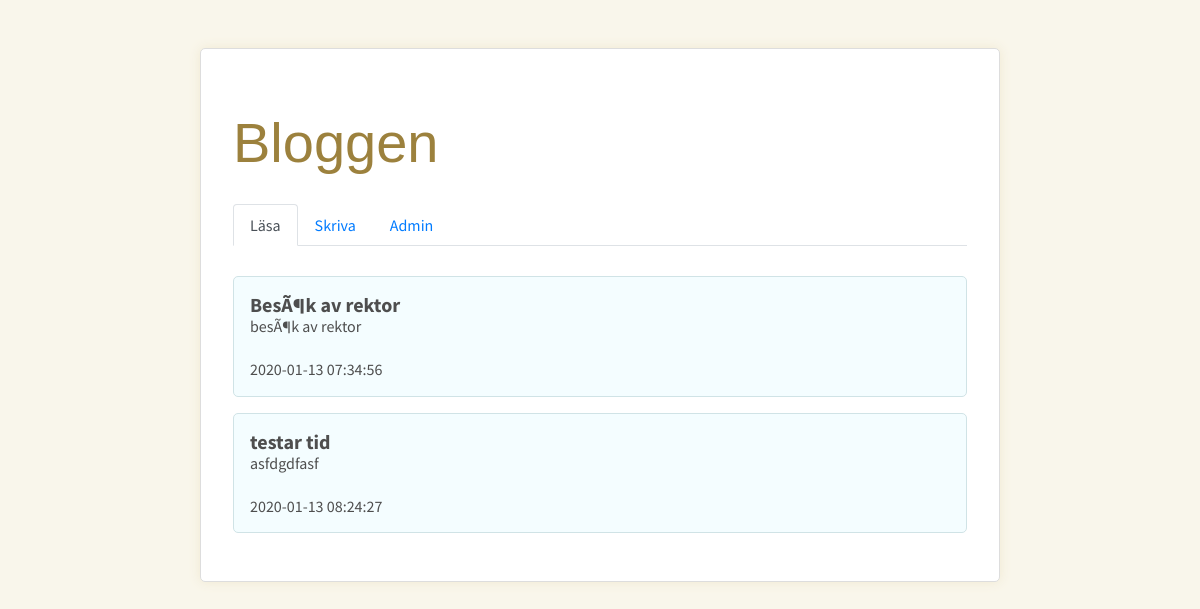
The app's page /labb-9/lasa.php with its own data.
### tables this page shows
CREATE TABLE `blogg` (
  `id` int(4) NOT NULL,
  `datum` timestamp NOT NULL DEFAULT CURRENT_TIMESTAMP,
  `rubrik` varchar(50) NOT NULL,
  `inlagg` text NOT NULL
);

### labb-9/lasa.php (the view, shortened to what this page needs)
<?php
include_once "./konfig-db.php";
?>
<!DOCTYPE html>
<html lang="sv">
<head>
    <link rel="stylesheet" href="https://stackpath.bootstrapcdn.com/bootstrap/4.3.1/css/bootstrap.min.css">
    <link rel="stylesheet" href="style.css">
</head>
<body>
    <div class="kontainer">
        <h1 class="display-4">Bloggen</h1>
        <nav>
            <ul class="nav nav-tabs">
                <li class="nav-item"><a class="nav-link active" href="./lasa.php">Läsa</a></li>
                <li class="nav-item"><a class="nav-link" href="./skriva.php">Skriva</a></li>
                <li class="nav-item"><a class="nav-link" href="./lista.php">Admin</a></li>
            </ul>
        </nav>
        <main>
            <div class="inlaggen">
                <?php
                $conn = new mysqli($host, $användare, $lösenord, $databas);
                $query = "SELECT * FROM blogg";
                $resultat = $conn->query($query);
                while ($rad = $resultat->fetch_assoc()) {
                    echo "<div class=\"inlagg\">";
                    echo "<h5>$rad[rubrik]</h5>";
                    echo "<h6>$rad[inlagg]</h6>" . "<br>";
                    echo "<h6>$rad[datum]</h6>";
                    echo "</div>";
                };
                ?>
            </div>
        </main>
    </div>
</body>
</html>

### labb-9/style.css (style rules this page uses)
html { box-sizing: border-box; }
*, *:before, *:after { box-sizing: inherit; }
body, h1, h2, h3, h4, h5, h6, p, ul { margin: 0; padding: 0; }
body { background: #F9F6EB; }
.kontainer { width: 800px; padding: 2em; margin: 3em auto; background: #fff; border-radius: 5px; font-family: 'Source Sans Pro', sans-serif; border: 1px solid #ddd; box-shadow: 0 0 12px #f0e9d1; color: #4e4e4e; }
h1, h2, h3 { color: #9c813d; }
h1, h2, h3, p { margin: 0.5em 0; }
h5 { font-weight: bold; }
h1 { font-family:'Gill Sans', 'Gill Sans MT', Calibri, 'Trebuchet MS', sans-serif; }
div.inlagg { background-color: #f4fdff; margin-bottom: 1em; border-radius: 5px; padding: 1em; border: 1px solid #d0e3e6; }
.inlaggen { background: #FFF; margin-top: 30px; }
a { padding-left: 10px; }

### records on screen
blogg: rubrik "BesÃ¶k av rektor", inlagg "besÃ¶k av rektor", datum "2020-01-13 07:34:56"
blogg: rubrik "testar tid", inlagg "asfdgdfasf", datum "2020-01-13 08:24:27"
